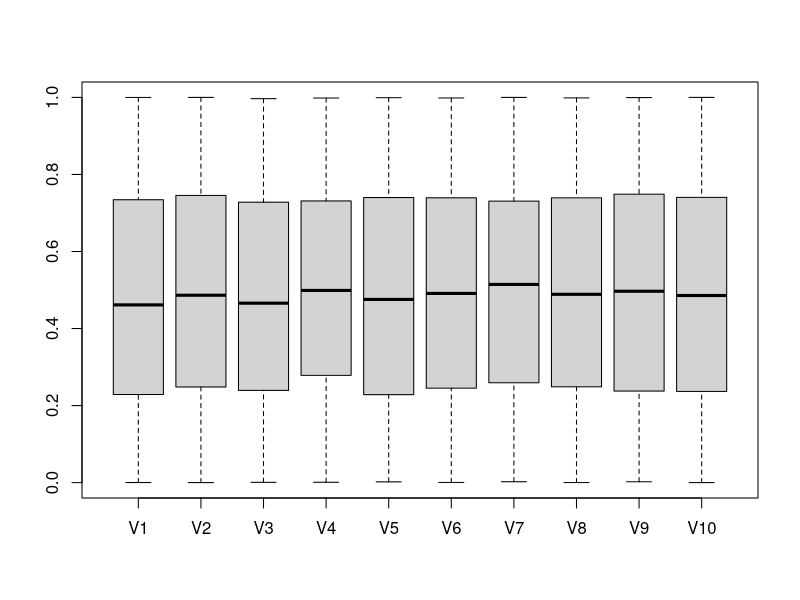
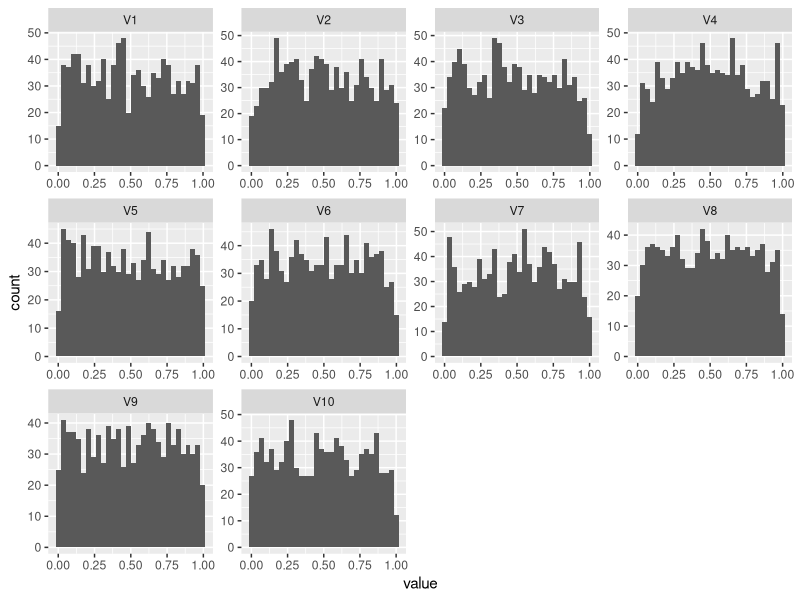
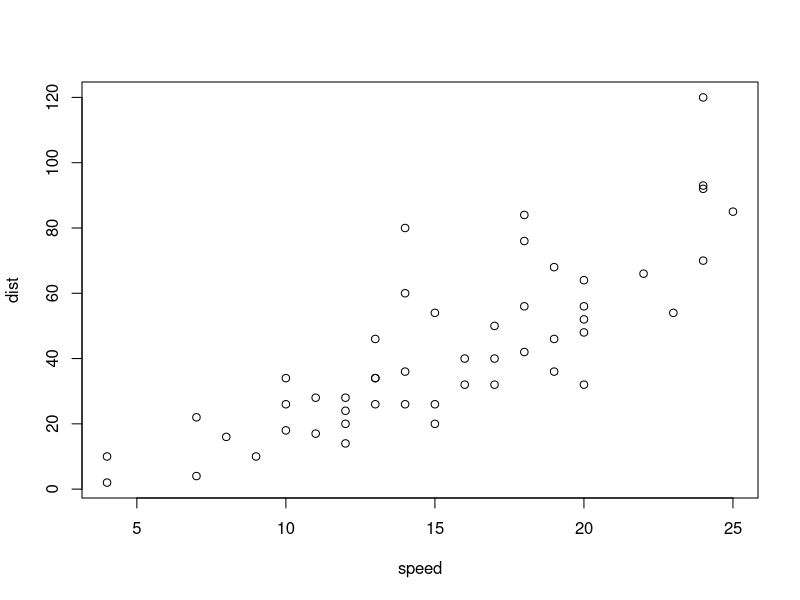

The R script that drew these images, in order:
## ---- chunk 1

library(tidyverse)
library(reshape2)


dat_frame  <- mlbench::mlbench.friedman1(n = 1000, sd = 1) 
dat_x  <- dat_frame$x %>% 
	as_tibble()
dat_y <- dat_frame$y %>% 
	as_tibble()

# independent variables
summary(dat_x)

# dependent variable
summary(dat_y)

# boxplots
boxplot(dat_x)

# density plots of vars

#Convert wide to long
melt.x <- reshape2::melt(dat_x)

# plot densities
ggplot(data = melt.x, aes(x = value)) + 
	geom_histogram() + 
	facet_wrap(~variable, scales = "free")


## ---- chunk 2
plot(cars)
